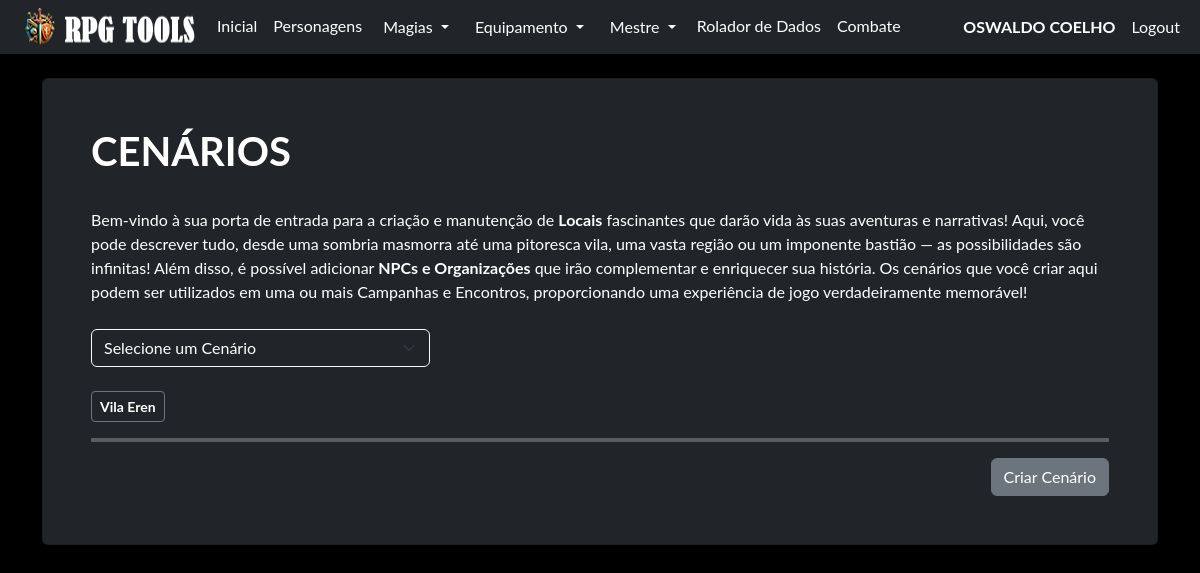
Screenshot of /mestre/cenario (signed in) with the database file from the repository.
### model/user_model.py (models this page shows, shortened)
class User(db.Model, UserMixin):
    __tablename__ = "user"
    id = db.Column('id', db.Integer, primary_key=True)
    nome = db.Column('nome', db.String(150))
    sobrenome = db.Column('sobrenome', db.String(150))
    email = db.Column('email', db.String(50), unique=True)
    telefone = db.Column('telefone', db.String(15), unique=True, nullable=False)
    login = db.Column('login', db.String(50), unique=True, nullable=False)
    senha = db.Column('senha', db.String(550), nullable=False)
    tipo = db.Column('tipo', db.String(25), nullable=False, default="none")
    personagens = db.relationship("Personagem", foreign_keys=[Personagem.id_user], back_populates="user")

### model/cenario_model.py (models this page shows, shortened)
class Cenario(db.Model):
    __tablename__ = "cenario"
    id = db.Column(db.Integer, primary_key=True)
    id_user = db.Column(db.Integer, db.ForeignKey('user.id'))
    cenario = db.Column(db.JSON, nullable=False)
    tipo = db.Column(db.String(15), nullable=False)
    @classmethod
    def cenario_userid(cls, id_user):
        return cls.query.filter_by(id_user=id_user).order_by(func.json_extract(cls.cenario, '$.nome')).all()

### routes/mestre.py (the view, shortened to what this page needs)
@blueprint_mestre.route('/cenario', methods=['GET', 'POST'])
def index_cenario():
    if request.method == 'GET':
        cenarios = Cenario.cenario_userid(current_user.id)
        personagens = Personagem.npcs_id(id_user=current_user.id)
        return render_template('cenarios.html', cenarios=cenarios, personagens=personagens)

### model/personagens_model.py (called while the page is built)
    @classmethod
    def npcs_id(cls, id_user, id=None):
        query = cls.query.filter_by(id_user=id_user, tipo="NPC")
        if id is not None:
            query = query.filter_by(id=id)
        query = query.order_by(cls.nome.asc())
        return query.all()

### routes/login.py (called while the page is built)
@login_manager.user_loader
def get_user(id):
    return User.query.get(id)

### templates/cenarios.html (shortened to what this page needs)
{% extends 'base.html' %}
{% block conteudo %}
    {% if current_user.is_authenticated %}
    <div class="card shadow p-5 bg-dark text-white no-margin">
        <h1><b>CENÁRIOS</b></h1>
        <br>
        <p> Bem-vindo à sua porta de entrada para a criação e manutenção de <b>Locais</b> fascinantes que darão vida
            às suas aventuras e narrativas! Aqui, você pode descrever tudo, desde uma sombria masmorra até uma
            pitoresca vila, uma vasta região ou um imponente bastião — as possibilidades são infinitas! Além disso,
            é possível adicionar <b>NPCs e Organizações</b> que irão complementar e enriquecer sua história. Os cenários
            que você criar aqui podem ser utilizados em uma ou mais </b>Campanhas e Encontros</b>, proporcionando uma experiência
            de jogo verdadeiramente memorável! </p>
            <br>
            <div class="col-md-4">
                <select id="cenario-select" class="form-select bg-dark text-white border-light">
                    <option value="" disabled selected>Selecione um Cenário</option>
                </select>
            </div>
            <br>
        <div class="d-flex flex-wrap gap-2">
            {% for cenario in cenarios %}
            <div class="d-flex flex-wrap gap-2">
                <button type="button" class="btn btn-outline-secondary btn-sm" data-bs-toggle="modal" data-bs-target="#cenarioModal{{ cenario.id }}">
                    <strong class="text-white">{{ cenario.cenario['nome']|title }}</strong>
                </button>
            </div>
            {% endfor %}
        </div>
        <hr>
        <div class="row">
            <div class="col text-end">
                <button type="button" class="btn btn-secondary" data-bs-toggle="modal" data-bs-target="#criarcenario">
                    Criar Cenário
                  </button>
            </div>
        </div>
    </div>
    <br>
    {% endif %}
{% endblock %}

### templates/base.html (shortened to what this page needs)
<!doctype html>
<html lang="pt-BR">
  <head>
    <link rel="stylesheet" href="{{ url_for('static', filename='css/bootstrap.min.css') }}">
    <link rel="stylesheet" href="{{ url_for('static', filename='css/custom.css') }}">
  </head>
  <body class="bg-black font_rpg">
    <nav class="navbar navbar-expand-lg navbar bg-dark"  data-bs-theme="dark">
        <div class="container-fluid">
            <ul class="navbar-nav">
              <img src="/static/imagem/logo35.png"/>
              {% if current_user.is_authenticated %}
              <li class="nav-item"><a class="nav-link active mb-0 h1 text-white" href="/">Inicial</a> </li>
              <li class="nav-item"><a class="nav-link active mb-0 h1 text-white" href="/pj/">Personagens</a> </li>
              <li class="nav-item">
                <div class="dropdown">
                  <button class="btn btn-dark dropdown-toggle" type="button" data-bs-toggle="dropdown" aria-expanded="false">
                    Magias
                  </button>
                </div>
              </li>
              <li class="nav-item">
                <div class="dropdown">
                  <button class="btn btn-dark dropdown-toggle" type="button" data-bs-toggle="dropdown" aria-expanded="false">
                    Equipamento
                  </button>
                </div>
              </li>
              <li class="nav-item">
                <div class="dropdown">
                  <button class="btn btn-dark dropdown-toggle" type="button" data-bs-toggle="dropdown" aria-expanded="false">
                    Mestre
                  </button>
                </div>
              </li>
              <li class="nav-item"><a class="nav-link active mb-0 h1 text-white" href="/rolador/">Rolador de Dados</a> </li>
              <li class="nav-item"><a class="nav-link active mb-0 h1 text-white" href="#">Combate</a> </li>
              {% endif %}
            </ul>
              <ul class="navbar-nav ms-auto">
              {% if current_user.is_authenticated %}
                <li class="nav-item"><p class="nav-link active mb-0 h1 text-white"><b> {{current_user.nome}} {{current_user.sobrenome}}</b></p> </li>
                <li class="nav-item"><a class="nav-link active mb-0 h1 text-white" href="/logout">Logout</a> </li>
              {% else %}
                <li class="nav-item"><a class="nav-link active mb-0 h1 text-white" href="/login">Login</a> </li>
                <li class="nav-item"><a class="nav-link active mb-0 h1 text-white" href="/login/register">Register</a> </li>
              {% endif %}
              </ul>
        </div>
    </nav>
    <div class="container">
      <br>
        {% block conteudo %}
        {% endblock %}
        <br>
    </div>
  </body>

### static/css/custom.css (style rules this page uses)
.font_rpg { font-family: "Lato", "Helvetica Neue", Helvetica, Arial, sans-serif; }
.no-margin p { margin-top: 1px; margin-bottom: 1px; }
hr { border-top: 2px solid #fff; border-bottom: 2px solid #fff; color: #fff; background-color: #fff; height: 4px; }
::placeholder { color: #adb5bd; opacity: 1; }

### rows the page displays
User: nome "OSWALDO", sobrenome "COELHO"
Cenario: cenario.nome "Vila Eren"
